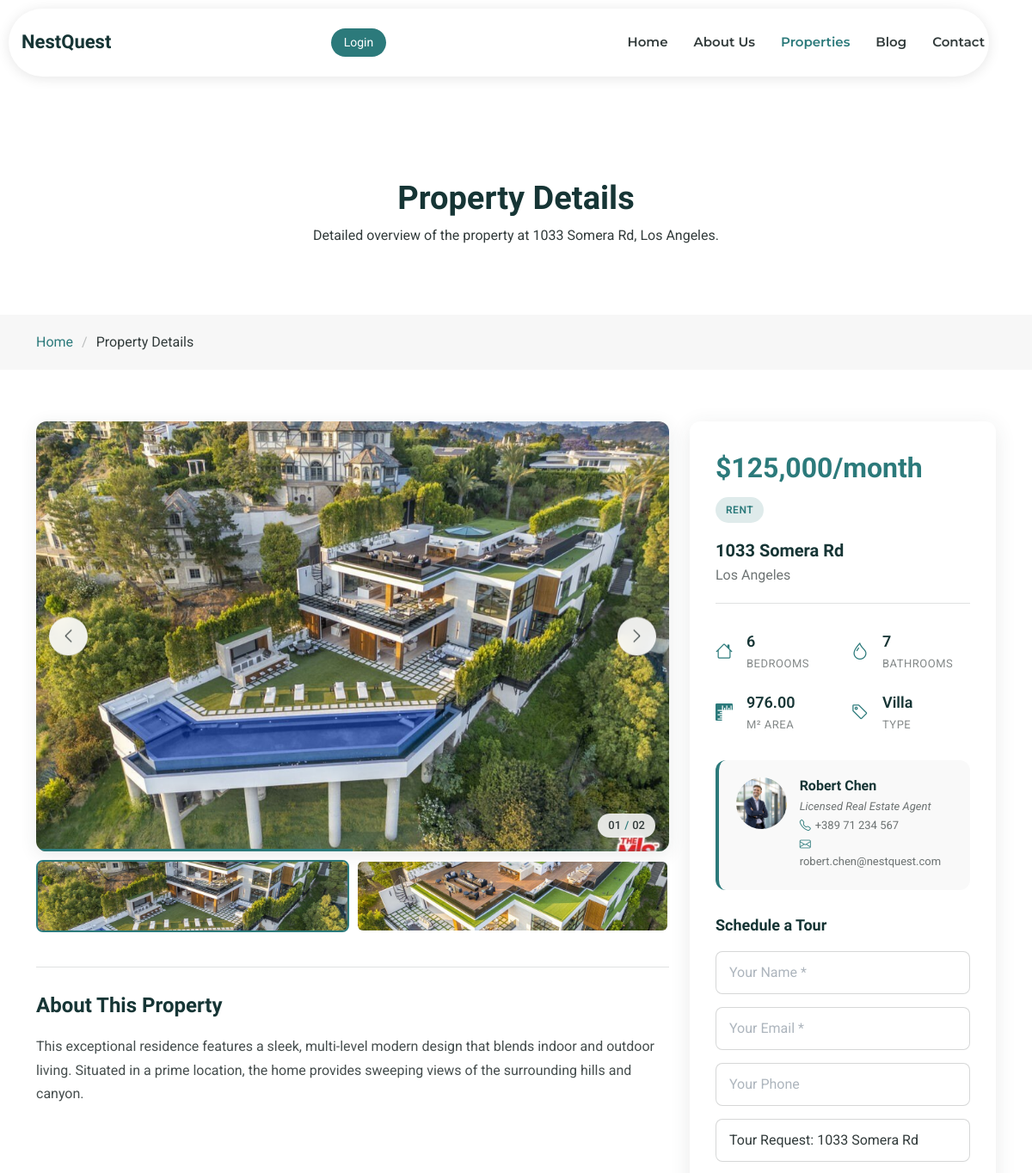
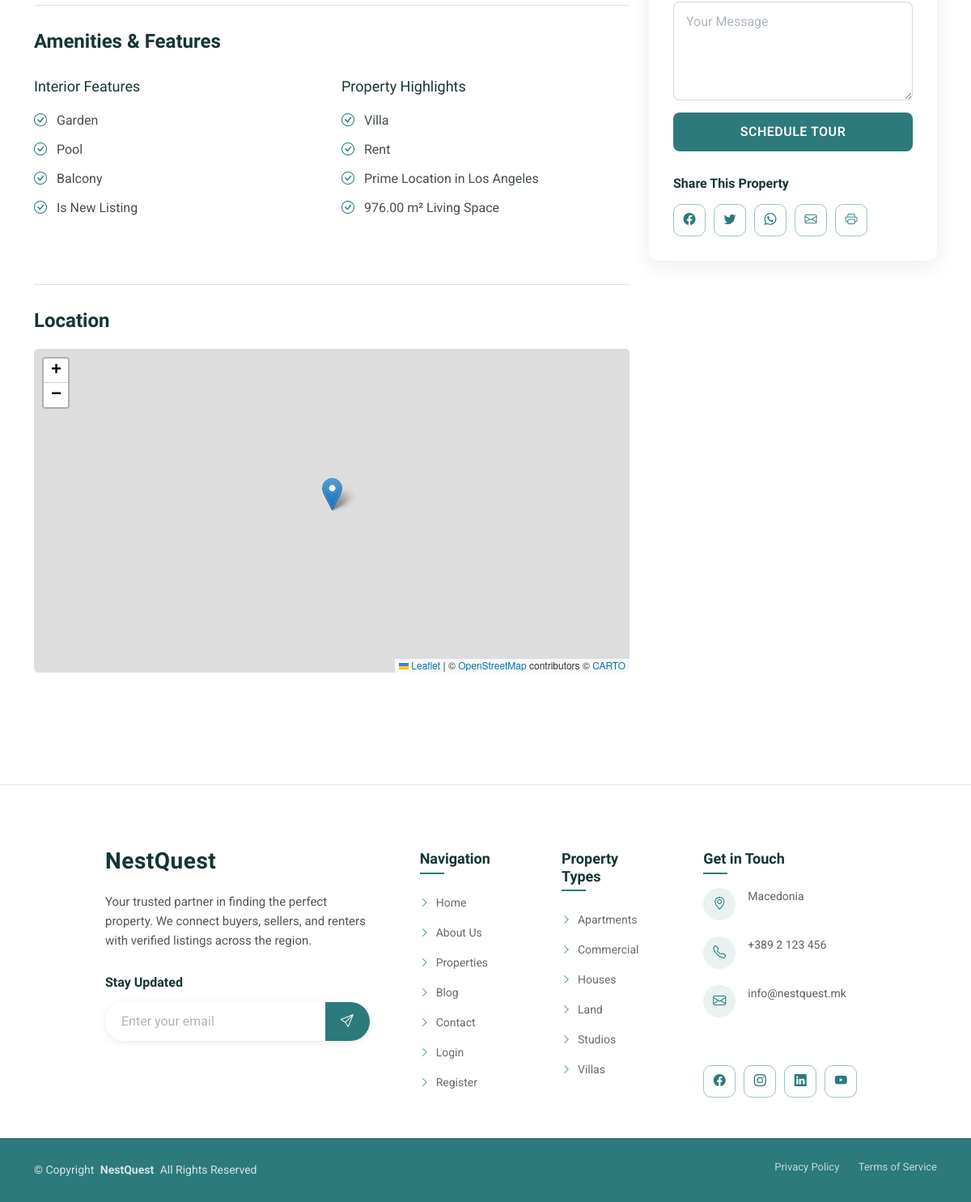
The page /properties/115/ on the database its author committed (2 pictures, top to bottom).
### properties/models.py (models this page shows, shortened)
class Property(models.Model):
    LISTING_TYPE_CHOICES = [
        ("sale", "For Sale"),
        ("rent", "For Rent"),
    ]
    STATUS_CHOICES = [
        ("pending", "Pending"),
        ("approved", "Approved"),
        ("rejected", "Rejected"),
    ]
    PROPERTY_TYPE_CHOICES = [
        ("apartment", "Apartment"),
        ("studio", "Studio"),
        ("house", "House"),
        ("villa", "Villa"),
        ("land", "Land"),
        ("commercial", "Commercial"),
    ]
    owner = models.ForeignKey(User, on_delete=models.CASCADE)
    name = models.CharField(max_length=200)
    description = models.TextField()
    price = models.DecimalField(max_digits=20, decimal_places=2, default=0)
    area = models.DecimalField(max_digits=8, decimal_places=2)
    rooms = models.IntegerField(null=True, blank=True)
    bedrooms = models.IntegerField(null=True, blank=True)
    bathrooms = models.IntegerField(null=True, blank=True)
    city = models.CharField(max_length=100, db_index=True)
    location = models.CharField(
        max_length=200,
        blank=True,
        help_text="Neighborhood / area"
    )
    latitude = models.FloatField(null=True, blank=True)
    longitude = models.FloatField(null=True, blank=True)
    property_type = models.CharField(
        max_length=20,
        choices=PROPERTY_TYPE_CHOICES,
        default="apartment"
    )
    features = models.ManyToManyField(
        Feature,
        blank=True,
        related_name="properties"
    )
    custom_features = models.TextField(
        blank=True,
        null=True,
        help_text="Additional features entered by the user"
    )
    status = models.CharField(
        max_length=20,
        choices=STATUS_CHOICES,
        default="pending"
    )
    created_at = models.DateTimeField(auto_now_add=True)
    updated_at = models.DateTimeField(auto_now=True)
    listing_type = models.CharField(
        max_length=10,
        choices=LISTING_TYPE_CHOICES,
        default="sale"
    )
    class Meta:
        verbose_name = "Property"
        verbose_name_plural = "Properties"
    @property
    def formatted_price(self):
        try:
            value = int(self.price)
            suffix = "/month" if self.listing_type == "rent" else ""
            return f"${value:,}{suffix}"
        except (TypeError, ValueError):
            return f"${self.price}"
    def cover_image(self):
        images = list(self.images.all())
        cover = next((img for img in images if img.is_cover), None)
        return cover or (images[0] if images else None)

class PropertyImage(models.Model):
    property = models.ForeignKey(
        Property,
        on_delete=models.CASCADE,
        related_name="images"
    )
    image = models.ImageField(upload_to="properties/gallery/")
    is_cover = models.BooleanField(default=False)

class Feature(models.Model):
    name = models.CharField(max_length=50, unique=True)

### accounts/models.py (models this page shows, shortened)
class Profile(models.Model):
    USER = "USER"
    ADMIN = "ADMIN"
    ROLE_CHOICES = [
        (USER, "User"),
        (ADMIN, "Admin"),
    ]
    user = models.OneToOneField(User, on_delete=models.CASCADE, related_name="profile")
    photo = models.ImageField(upload_to="profiles/", blank=True, null=True)
    phone = models.CharField(max_length=20, blank=True)
    city = models.CharField(max_length=100, blank=True)
    role = models.CharField(max_length=10, choices=ROLE_CHOICES, default=USER)

### properties/views.py (the view, shortened to what this page needs)
# urls.py: path("<int:id>/", views.property_details, name="property_details"),
def property_details(request, id):
    property_obj = get_object_or_404(Property, id=id, status="approved")
    return render(request, "properties/property_details.html", {"property": property_obj})

### templates/properties/property_details.html (shortened to what this page needs)
{% extends "base.html" %}
{% block body_class %}property-details-page{% endblock %}
{% load static %}
{% block content %}
    <div class="page-title">
        <div class="heading">
            <div class="container">
                <div class="row d-flex justify-content-center text-center">
                    <div class="col-lg-8">
                        <h1 class="heading-title">Property Details</h1>
                        <p class="mb-0">
                            Detailed overview of the property at {{ property.location }}, {{ property.city }}.
                        </p>
                    </div>
                </div>
            </div>
        </div>
        <nav class="breadcrumbs">
            <div class="container">
                <ol>
                    <li><a href="{% url 'home' %}">Home</a></li>
                    <li class="current">Property Details</li>
                </ol>
            </div>
        </nav>
    </div><section id="property-details" class="property-details section">
        <div class="container" data-aos="fade-up" data-aos-delay="100">
            <div class="row gy-4">
                <div class="col-lg-8">
                    <div class="lux-gallery" data-aos="fade-up" data-aos-delay="200">
                        <div class="lux-stage">
                            <div class="lux-image-wrap">
                                {% with cover=property.cover_image %}
                                    {% if cover %}
                                        <img id="main-image"
                                             src="{{ cover.image.url }}"
                                             class="lux-main-img"
                                             alt="Property image">
                                    {% else %}
                                        <div style="height:520px;display:flex;align-items:center;justify-content:center;color:#666;">No images available</div>
                                    {% endif %}
                                {% endwith %}
                            </div>
                            <button class="lux-nav lux-nav--prev" type="button" aria-label="Previous image">
                                <i class="bi bi-chevron-left"></i>
                            </button>
                            <button class="lux-nav lux-nav--next" type="button" aria-label="Next image">
                                <i class="bi bi-chevron-right"></i>
                            </button>
                            <div class="lux-counter">
                                <span class="lux-counter-current">01</span>
                                <span class="lux-counter-sep">/</span>
                                <span class="lux-counter-total">01</span>
                            </div>
                            <div class="lux-progress-track">
                                <div class="lux-progress-fill"></div>
                            </div>
                        </div>
                        {% if property.images.count > 1 %}
                            <div class="lux-filmstrip">
                                {% for img in property.images.all %}
                                    <div class="lux-thumb{% if forloop.first %} is-active{% endif %}"
                                         data-image="{{ img.image.url }}"
                                         data-index="{{ forloop.counter0 }}">
                                        <img src="{{ img.image.url }}" alt="Property view {{ forloop.counter }}">
                                    </div>
                                {% endfor %}
                            </div>
                        {% endif %}
                    </div><div class="property-description" data-aos="fade-up" data-aos-delay="300">
                        <h3>About This Property</h3>
                        <p>{{ property.description|linebreaks }}</p>
                    </div><div class="property-amenities" data-aos="fade-up" data-aos-delay="400">
                        <h3>Amenities & Features</h3>
                        <div class="row">
                            <div class="col-md-6">
                                <h4>Interior Features</h4>
                                <ul class="features-list">
                                    {% for feature in property.features.all %}
                                        <li><i class="bi bi-check-circle"></i>{{ feature.name }}</li>
                                    {% endfor %}
                                </ul>
                            </div>
                            <div class="col-md-6">
                                <h4>Property Highlights</h4>
                                <ul class="features-list">
                                    <li><i class="bi bi-check-circle"></i>{{ property.property_type|title }}</li>
                                    <li><i class="bi bi-check-circle"></i>{{ property.listing_type|title }}</li>
                                    <li><i class="bi bi-check-circle"></i>Prime Location in {{ property.city }}</li>
                                    <li><i class="bi bi-check-circle"></i>{{ property.area }} m² Living Space</li>
                                </ul>
                            </div>
                        </div>
                    </div><div class="property-map" data-aos="fade-up" data-aos-delay="500">
                        <h3>Location</h3>
                        <div id="map" style="height: 400px; width: 100%; border-radius: 5px;"
                             data-lat="{{ property.latitude|default:0 }}"
                             data-lon="{{ property.longitude|default:0 }}"></div>
                    </div></div>
                <div class="col-lg-4">
                    <div class="property-overview sticky-top" data-aos="fade-up" data-aos-delay="200">
                        <div class="price-tag">{{ property.formatted_price }}</div>
                        <div class="property-status">{{ property.listing_type|title }}</div>
                        <div class="property-address">
                            <h4>{{ property.location }}</h4>
                            <p>{{ property.city }}</p>
                        </div>
                        <div class="property-stats">
                            <div class="stat-item">
                                <i class="bi bi-house"></i>
                                <div>
                                    <span class="value">{{ property.bedrooms }}</span>
                                    <span class="label">Bedrooms</span>
                                </div>
                            </div>
                            <div class="stat-item">
                                <i class="bi bi-droplet"></i>
                                <div>
                                    <span class="value">{{ property.bathrooms }}</span>
                                    <span class="label">Bathrooms</span>
                                </div>
                            </div>
                            <div class="stat-item">
                                <i class="bi bi-rulers"></i>
                                <div>
                                    <span class="value">{{ property.area }}</span>
                                    <span class="label">m² Area</span>
                                </div>
                            </div>
                            <div class="stat-item">
                                <i class="bi bi-tag"></i>
                                <div>
                                    <span class="value">{{ property.property_type|title }}</span>
                                    <span class="label">Type</span>
                                </div>
                            </div>
                        </div>
                        <div class="agent-info">
                            <div class="agent-avatar">
                                {% if property.owner.profile.photo %}
                                    <img src="{{ property.owner.profile.photo.url }}" alt="{{ property.owner.get_full_name }}" class="img-fluid">
                                {% else %}
                                    <img src="{% static 'assets/img/real-estate/agent-8.webp' %}" alt="Agent" class="img-fluid">
                                {% endif %}
                            </div>
                            <div class="agent-details">
                                <h4>{{ property.owner.get_full_name|default:property.owner.username }}</h4>
                                <p class="agent-title">Licensed Real Estate Agent</p>
                                {% if property.owner.profile.phone %}
                                    <p class="agent-phone"><i class="bi bi-telephone"></i>{{ property.owner.profile.phone }}</p>
                                {% endif %}
                                <p class="agent-email"><i class="bi bi-envelope"></i>{{ property.owner.email }}</p>
                            </div>
                        </div>
                        <div class="contact-form">
                            <h4>Schedule a Tour</h4>
                            <form action="{% url 'property_details' property.id %}" method="post" class="php-email-form">
                                <div class="row">
                                    <div class="col-12 form-group">
                                        <input type="text" name="name" class="form-control" placeholder="Your Name *" required="">
                                    </div>
                                    <div class="col-12 form-group">
                                        <input type="email" name="email" class="form-control" placeholder="Your Email *" required="">
                                    </div>
                                    <div class="col-12 form-group">
                                        <input type="tel" name="phone" class="form-control" placeholder="Your Phone">
                                    </div>
                                    <div class="col-12 form-group">
                                        <input type="text" name="subject" class="form-control" value="Tour Request: {{ property.name }}">
                                    </div>
                                    <div class="col-12 form-group">
                                        <textarea class="form-control" name="message" rows="4" placeholder="Your Message"></textarea>
                                    </div>
                                    <div class="col-12 text-center">
                                        <button type="submit" class="btn btn-primary">Schedule Tour</button>
                                    </div>
                                </div>
                            </form>
                        </div><div class="social-share">
                            <h5>Share This Property</h5>
                            <div class="share-buttons">
                                <a href="#" class="share-btn facebook"><i class="bi bi-facebook"></i></a>
                                <a href="#" class="share-btn twitter"><i class="bi bi-twitter"></i></a>
                                <a href="#" class="share-btn whatsapp"><i class="bi bi-whatsapp"></i></a>
                                <a href="#" class="share-btn email"><i class="bi bi-envelope"></i></a>
                                <a href="#" class="share-btn print"><i class="bi bi-printer"></i></a>
                            </div>
                        </div></div></div>
            </div>
        </div>
    </section>
    <link rel="stylesheet" href="https://unpkg.com/leaflet@1.9.4/dist/leaflet.css" />
{% endblock %}

### rows shown on the page
Property: location "1033 Somera Rd", city "Los Angeles", description "This exceptional residence features a sleek, multi-level modern design that blends indoor and outdoor living. Situated in a prime location, the home provides sweeping views of the surrounding hills and canyon.", property_type "Villa", listing_type "Rent", area "976.00", formatted_price "$125,000/month", listing_type "RENT", bedrooms "6", bathrooms "7", owner.profile.photo (picture), owner.get_full_name "Robert Chen", owner.profile.phone "+389 71 234 567", owner.email "robert.chen@nestquest.com", subject "Tour Request: 1033 Somera Rd"
PropertyImage: image (picture)
PropertyImage: image (picture)
Feature: name "Garden"
Feature: name "Pool"
Feature: name "Balcony"
Feature: name "Is New Listing"
